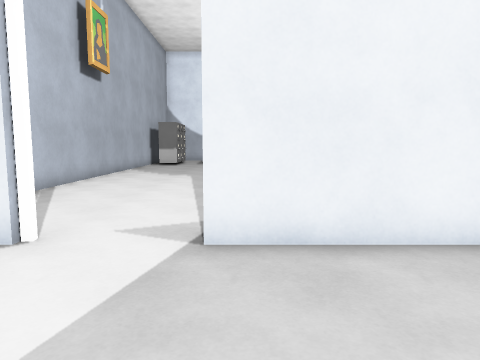
[1] (above)

24 first-person views from a walk through a 3-D level made in the Godot game engine. The camera is 1.4 m above the floor, tilts 6° down and sees 70° across. Doors that lead somewhere are drawn open, without their leaves. The floor is counted in squares, 1 m on a side. Each view is taken from the middle of a square. On the plan, view 1 faces up. The plan holds only what a view shows up to about 15 squares ahead; the rest is blank. Characters and animated objects are not drawn. Some surface patterns are stand-ins.

[2]
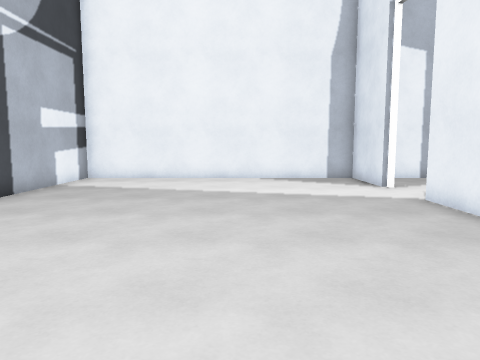

[3]
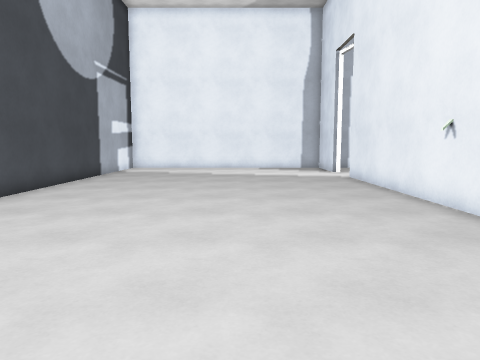

[4]
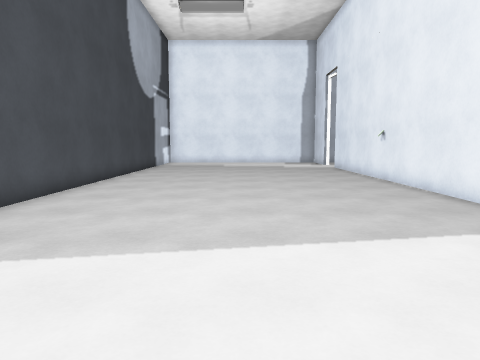

[5]
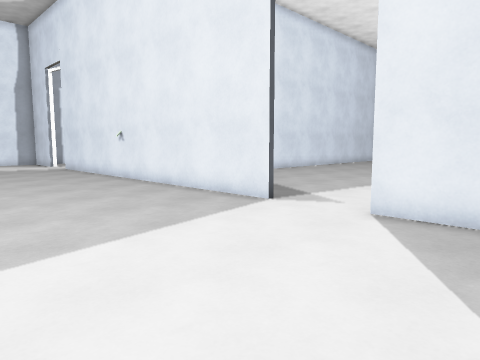

[6]
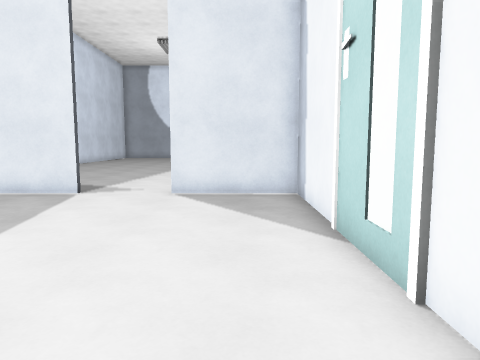

[7]
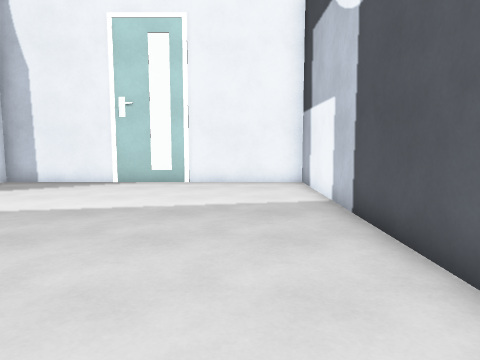

[8]
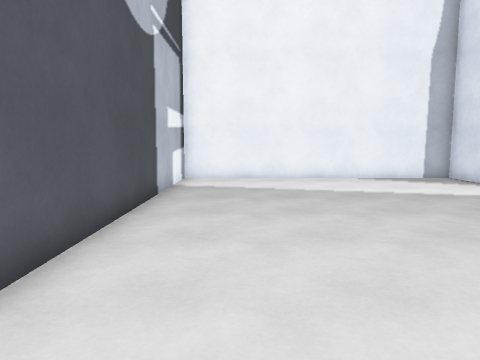

[9]
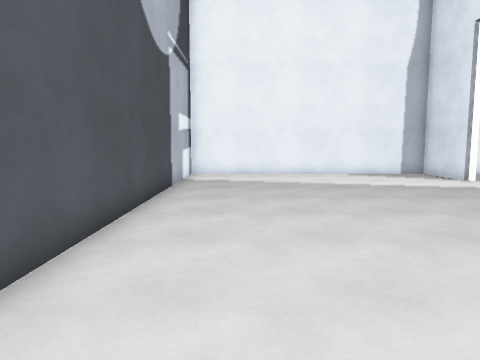

[10]
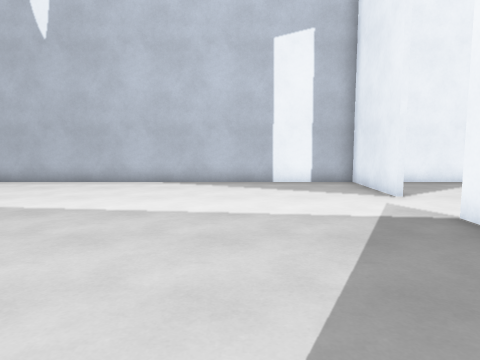

[11]
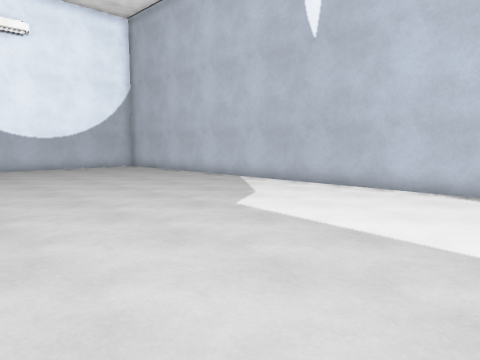

[12]
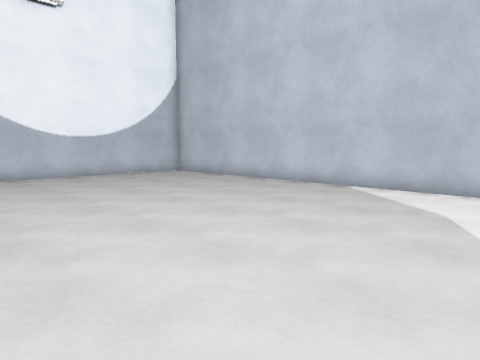

[13]
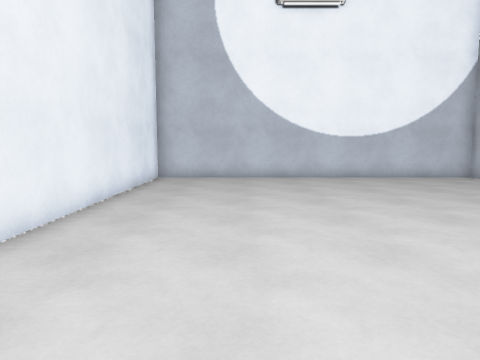

[14]
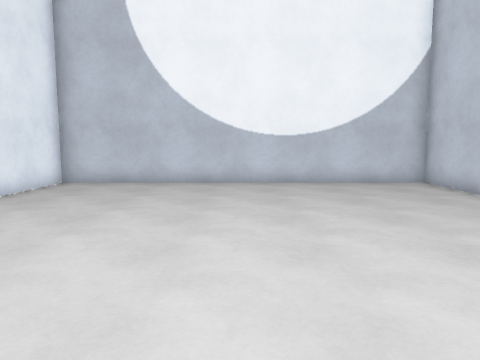

[15]
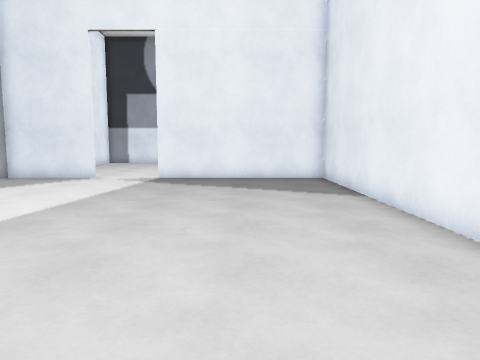

[16]
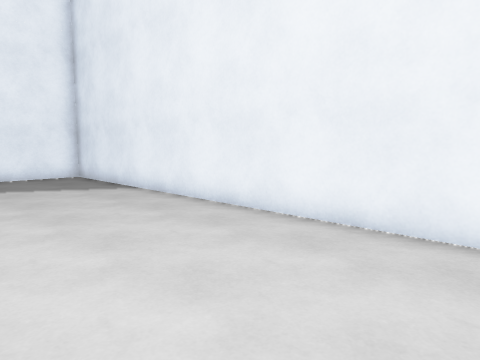

[17]
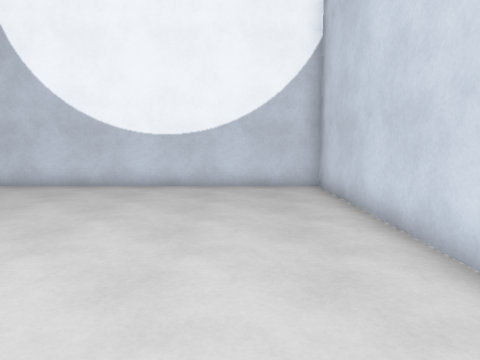

[18]
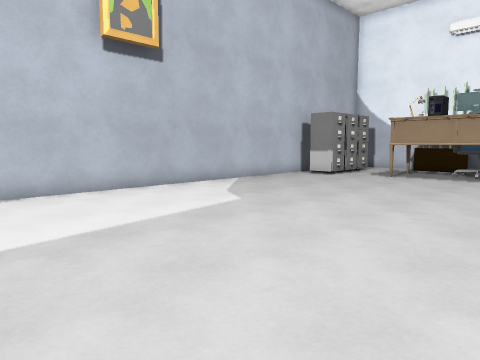

[19]
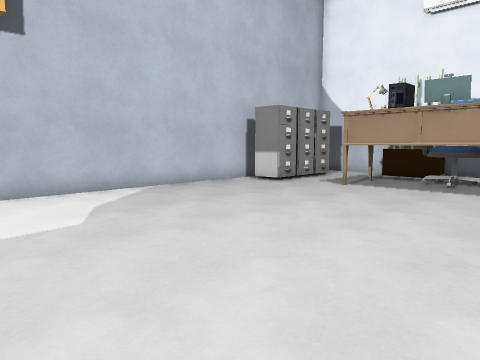

[20]
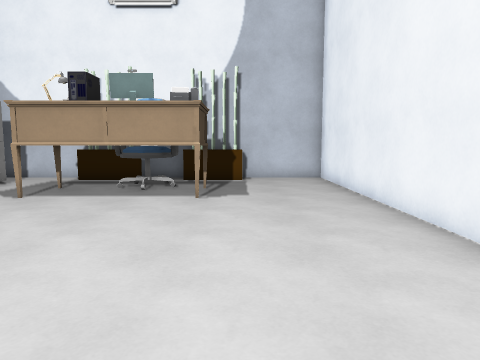

[21]
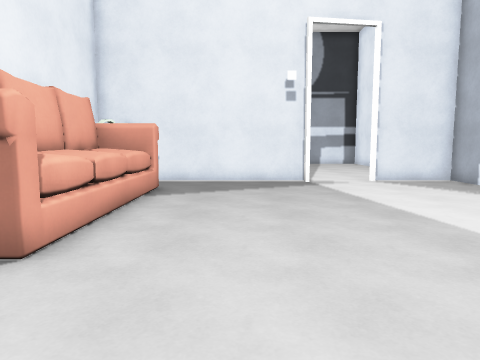

[22]
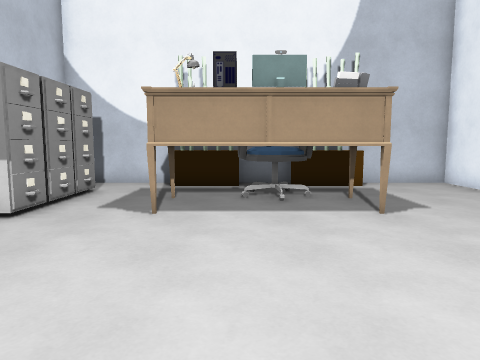

[23]
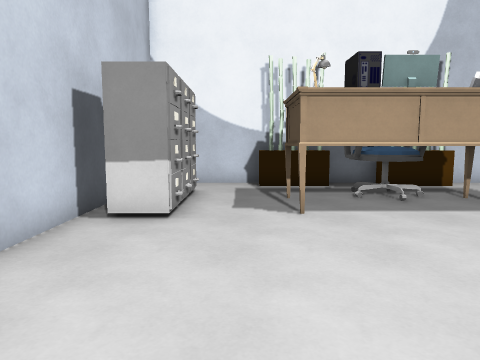

[24]
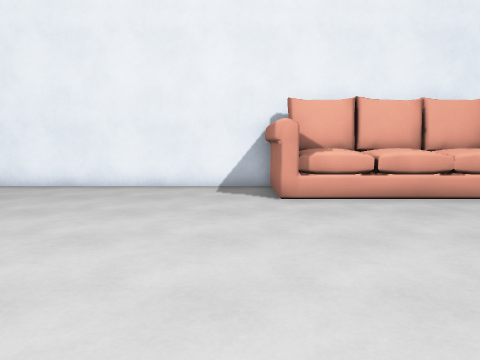

### Floor plan
Key: @ floor where view 1 was taken; # wall or solid block; . floor; D door; ^ raised ledge; C chair; T thing the floor can be seen under or through; A cabinet; O other object.
Columns run from 6 left of view 1 to 21 right of it. Each row starts with its distance up from view 1.
 30 ##### ### ##################
 29 #...###.###...#............#
 28  .............#............#
 27  AA...CCC.....#............#
 26  AA.. TCTT....#............#
 25 #A..TT   T....#............#
 24 #AA.TTTTTT....#............#
 23 #.............#............#
 22 #.............#............#
 21 #.............#............#
 20 #.............#............#
 19 #.............#............#
 18 #.............#............#
 17 #.............#............#
 16 #.............#............#
 15 #.............#............#
 14 #..........####............#
 13 #..........^^#.............#
 12 #..........^^#.............#
 11 #..........^^#.............#
 10 #..........^^#.............#
  9 #..........^^#.............#
  8 #..........^^#.............#
  7 #..........####............#
  6 #...........O #............#
  5 ####DD###############...####
  4 #..........................#
  3 #..........................#
  2 #..........................#
  1 #..........................#
  0 #.....@....................D
 -1 #..........................D
 -2 #..........................D
 -3 #..........................#
 -4 #..........................#
 -5 #..........................#
 -6 #..........................#
 -7 ############################

Where each view was taken, in squares from view 1:
view 1: 0 up, 0 right, facing up
view 2: 0 up, 8 right, facing left
view 3: 0 up, 14 right, facing left
view 4: 1 down, 20 right, facing left
view 5: 2 down, 20 right, facing up-left
view 6: 5 down, 19 right, facing up
view 7: 4 down, 8 right, facing right
view 8: 4 down, 8 right, facing left
view 9: 4 down, 10 right, facing left
view 10: 9 up, 8 right, facing right
view 11: 9 up, 10 right, facing up-right
view 12: 14 up, 10 right, facing up-right
view 13: 15 up, 11 right, facing up
view 14: 17 up, 14 right, facing up
view 15: 19 up, 11 right, facing down
view 16: 20 up, 13 right, facing down-left
view 17: 18 up, 18 right, facing up
view 18: 9 up, 4 right, facing up-left
view 19: 13 up, 4 right, facing up-left
view 20: 15 up, 4 right, facing up
view 21: 18 up, 2 right, facing down
view 22: 17 up, 0 right, facing up
view 23: 17 up, 3 left, facing up
view 24: 15 up, 4 left, facing right
